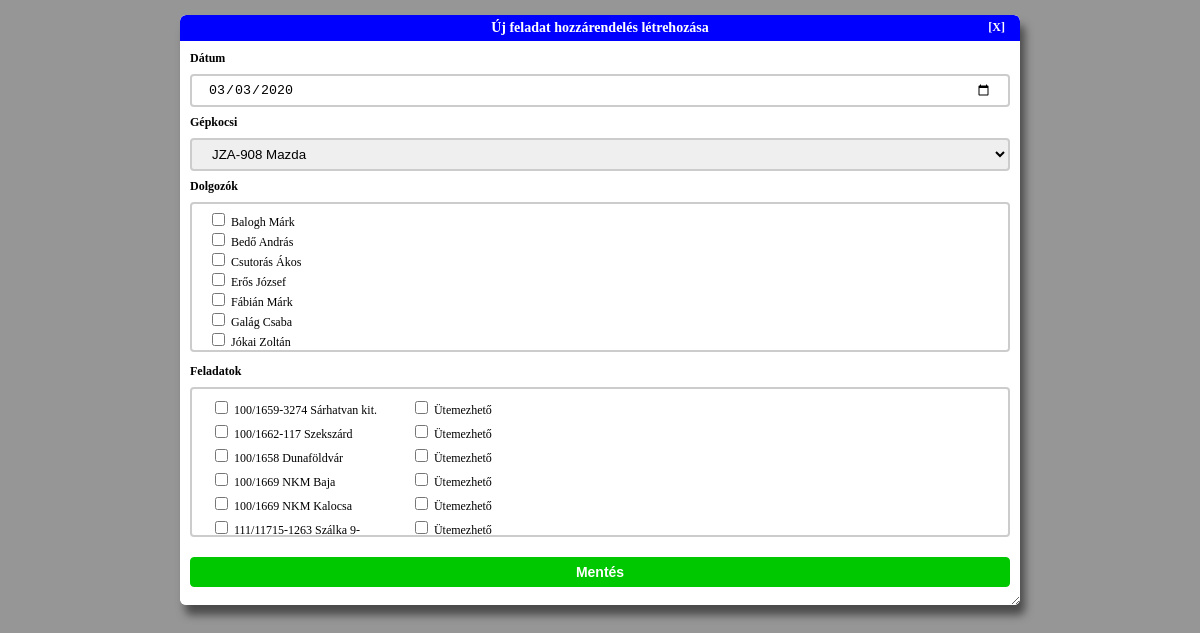
The app's page /index.php/gkfutas/create/2020-03-03 with its own data.
### tables this page shows
CREATE TABLE k_dolgozo (
	dolgozo_id INTEGER NOT NULL PRIMARY KEY AUTOINCREMENT,
	dolgozo_nev TEXT NOT NULL
);

CREATE TABLE k_feladat (
	feladat_id INTEGER NOT NULL PRIMARY KEY AUTOINCREMENT,
	feladat_leiras TEXT NOT NULL
);

### application/controllers/gkfutas.php (called while the page is built, shortened)
<?php
class Gkfutas extends CI_Controller {
	public function create($datum = NULL) {
		if ($this->form_validation->run('gkfutasok_rules') == FALSE)
    	{
			$headerdata['iscalendarview'] = FALSE;
			$menudata['iscalendarview'] = FALSE;
			$menudata['isadmin'] = $this->session->userdata('isAdmin');
			$data['errors'] = validation_errors();
			if ($datum != NULL) {
				$data['datum'] = $datum;
			}
			$cardata = $this->Kocsik_model->getAllKocsik();
			$data['caroptions'] = array();
			foreach ($cardata as $cardata_item) {
				$data['caroptions'] += [$cardata_item['gk_id'] => $cardata_item['gepkocsi']];
			}
			$data['dolgozolist'] = $this->Dolgozok_model->getAllDolgozok();
			$data['feladatlist'] = $this->Munkak_model->getAllMunkak();
			$partialviews = [
				'header' => $this->load->view('partials/header_view', $headerdata, TRUE),
				'menu' => $this->load->view('partials/menu_view', $menudata, TRUE),
				'content' => $this->load->view('admin/gkfutasok/gkfutasok_create_view', $data, TRUE),
				'footer' => $this->load->view('partials/footer_view', '', TRUE)
			];
        	$this->load->view('public_template_view', $partialviews);
    	}
	}
}

### index.php (called while the page is built, shortened)
<?php
require_once BASEPATH.'core/CodeIgniter.php';

### application/models/Dolgozok_model.php (called while the page is built, shortened)
<?php
class Dolgozok_model extends CI_Model {
    public function getAllDolgozok() {
        $query = $this->db->get('k_dolgozo');
        return $query->result_array();
    }
}
?>

### application/models/Munkak_model.php (called while the page is built, shortened)
<?php
class Munkak_model extends CI_Model {
    public function getAllMunkak() {
        $query = $this->db->get('k_feladat');
        return $query->result_array();
    }
}
?>

### application/views/admin/gkfutasok/gkfutasok_create_view.php (the view, shortened to what this page needs)
<div class="adminform-container">
    <div class="adminform-title">
        <span>Új feladat hozzárendelés létrehozása</span>
        <?php echo(anchor('gkfutas/index','[X]',array('class' => 'cancel-button'))); ?>
    </div>
    <div class="adminform-body">
    <?php
        echo(form_open('gkfutas/create'));
        if (isset($datum)) {
            $datumvalue = $datum;
        } else {
            $datumvalue = set_value('datum');
        }
        echo(form_label('Dátum', 'datum'));
        echo(form_input(array(
            'name' => 'datum',
            'id' => 'datum',
            'type' => 'date',
            'value' => $datumvalue
        )));
        echo(form_label('Gépkocsi', 'gepkocsi'));
        echo(form_dropdown('gepkocsi',$caroptions, set_value('gepkocsi')));
        echo(form_label('Dolgozók', 'dolgozok'));
        echo('<div class="checkbox-list">');
        foreach ($dolgozolist as $dlist_item) {
            echo(form_checkbox(array(
                'name' => 'dolgozok[]',
                'value' => $dlist_item['dolgozo_id'],
                'checked' => FALSE
            )));
            echo($dlist_item['dolgozo_nev'].'<br />');
        }
        echo('</div>');
        echo(form_label('Feladatok', 'feladatok'));
        echo('<div class="checkbox-list">');
        echo('<table class="checkbox-list-table">');
        foreach ($feladatlist as $flist_item) {
            echo('<tr class="checkbox-list-row"><td>');
            echo(form_checkbox(array(
                'name' => 'feladatok[]',
                'value' => $flist_item['feladat_id'],
                'checked' => FALSE
            )));
            echo($flist_item['feladat_leiras']);
            echo('</td><td>');
            echo(form_checkbox(array(
                'name' => 'utemezesek[]',
                'value' => $flist_item['feladat_id'],
                'checked' => FALSE
            )));
            echo('Ütemezhető');
            echo('</td></tr>');
        }
        echo('</table>');
        echo('</div>');
        echo(form_submit(array(
            'name' => 'submit',
            'value' => 'Mentés'
        )));
        echo(form_close());
    ?>
    </div>
</div>

### css/mainStyles.css (style rules this page uses)
body { margin: 0px; padding: 0px; width: 100%; font-family: 'Lucida Sans Unicode'; font-size: 12px; background-color: rgb(150,150,150); }
.adminform-container { padding: 0px; margin: 15px 15%; background-color: white; border-radius: 6px; border: none; box-shadow: 5px 10px 8px rgb(75,75,75); position: relative; resize: both; overflow: auto; }
.adminform-title { padding: 5px; margin: 0px; border-radius: 6px 6px 0px 0px; background-color: blue; color: white; font-weight: bold; font-size: 14px; text-align: center; }
.adminform-body { padding: 10px; margin: 0px; border-radius: 0px 0px 6px 6px; background-color: white; color: black; font-size: 12px; word-wrap: normal; }
.checkbox-list { width: 100%; height: 150px; padding: 6px 16px; margin: 8px 0; display: inline-block; border: 2px solid #ccc; border-radius: 4px; box-sizing: border-box; overflow: auto; }

### css/tableStyles.css (style rules this page uses)
.checkbox-list-row { background-color: white; }

### css/controlStyles.css (style rules this page uses)
a.cancel-button:link, a.cancel-button:visited { position: absolute; top: 5px; right: 15px; background-color: rgb(0, 0, 250); color: white; padding: 0px; margin: 0px; text-align: center; text-decoration: none; font-size: 12px; font-weight: bold; }
label { font-weight: bold; }
input[type=text], input[type=date], select { width: 100%; padding: 6px 16px; margin: 8px 0; display: inline-block; border: 2px solid #ccc; border-radius: 4px; box-sizing: border-box; }
input[type=submit] { width: 100%; background-color: rgb(0,200,0); color: white; padding: 6px 16px; margin: 8px 0; border: 1px solid rgb(0,200,0); border-radius: 4px; cursor: pointer; font-size: 14px; font-weight: bold; }

### records on screen
k_dolgozo: dolgozo_nev "Balogh Márk"
k_dolgozo: dolgozo_nev "Bedő András"
k_dolgozo: dolgozo_nev "Csutorás Ákos"
k_dolgozo: dolgozo_nev "Erős József"
k_dolgozo: dolgozo_nev "Fábián Márk"
k_dolgozo: dolgozo_nev "Galág Csaba"
k_dolgozo: dolgozo_nev "Jókai Zoltán"
k_feladat: feladat_leiras "100/1659-3274 Sárhatvan kit."
k_feladat: feladat_leiras "100/1662-117 Szekszárd"
k_feladat: feladat_leiras "100/1658 Dunaföldvár"
k_feladat: feladat_leiras "100/1669 NKM Baja"
k_feladat: feladat_leiras "100/1669 NKM Kalocsa"
k_feladat: feladat_leiras "111/11715-1263 Szálka 9-"

### other values on screen
anchor('gkfutas/index','[X]',array('class' => 'cancel-button')) "[X]"
form_label('Dátum', 'datum') "Dátum"
form_label('Gépkocsi', 'gepkocsi') "Gépkocsi"
form_label('Dolgozók', 'dolgozok') "Dolgozók"
form_label('Feladatok', 'feladatok') "Feladatok"
